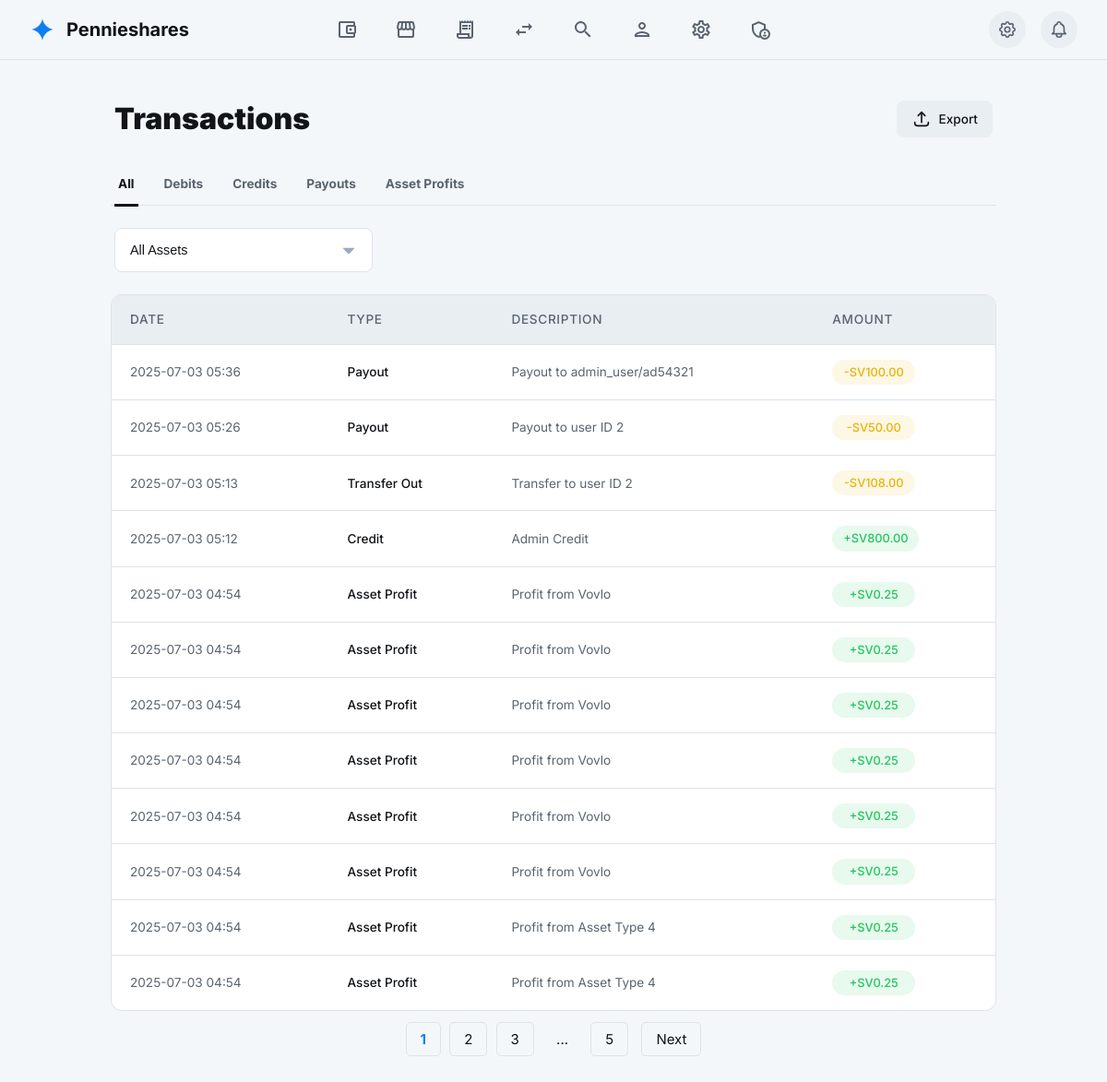
Page /transactions (signed in) on the earlier database version.
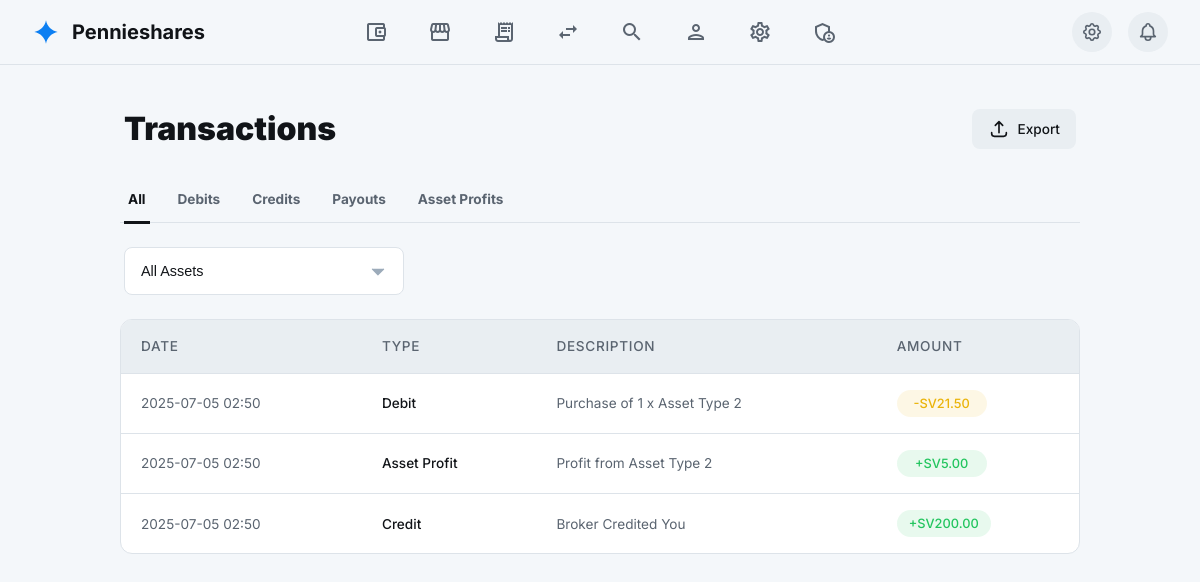
Same page on the later database version.
### tables this page shows
CREATE TABLE wallet_transactions (
        id INTEGER PRIMARY KEY AUTOINCREMENT,
        user_id INTEGER NOT NULL,
        type TEXT NOT NULL, -- e.g., 'credit', 'debit', 'transfer_in', 'transfer_out', 'asset_profit'
        amount DECIMAL(10, 2) NOT NULL,
        description TEXT,
        created_at DATETIME DEFAULT CURRENT_TIMESTAMP,
        FOREIGN KEY(user_id) REFERENCES users(id) ON DELETE CASCADE
    );

### config/database.php (called while the page is built, shortened)
<?php
$db_file = __DIR__ . '/../database/mydatabase.sqlite';
try {
    $pdo = new PDO("sqlite:" . $db_file);
    $pdo->setAttribute(PDO::ATTR_ERRMODE, PDO::ERRMODE_EXCEPTION);
    $pdo->exec('PRAGMA foreign_keys = ON;');
    $pdo->exec("CREATE TABLE IF NOT EXISTS users (
        id INTEGER PRIMARY KEY AUTOINCREMENT,
        fullname TEXT NOT NULL,
        email TEXT NOT NULL UNIQUE,
        username TEXT NOT NULL UNIQUE,
        phone TEXT NOT NULL,
        referral TEXT NOT NULL,
        stage INTEGER DEFAULT 1,
        partner_code TEXT UNIQUE,
        password TEXT NOT NULL,
        reset_token TEXT,
        reset_expires DATETIME,
        created_at DATETIME DEFAULT CURRENT_TIMESTAMP,
        status INTEGER DEFAULT 1 NOT NULL
    )");
    $pdo->exec("CREATE TABLE IF NOT EXISTS payment_proofs (
        id INTEGER PRIMARY KEY AUTOINCREMENT,
        user_id INTEGER NOT NULL UNIQUE,
        file_path TEXT NOT NULL,
        uploaded_at DATETIME DEFAULT CURRENT_TIMESTAMP NOT NULL,
        status INTEGER DEFAULT 1,
        FOREIGN KEY(user_id) REFERENCES users(id) ON DELETE CASCADE
    )");
    $pdo->exec("CREATE TABLE IF NOT EXISTS asset_types (
        id INTEGER PRIMARY KEY AUTOINCREMENT,
        name TEXT UNIQUE NOT NULL,
        price DECIMAL(10, 2) NOT NULL,
        payout_cap DECIMAL(10, 2) NOT NULL,
        duration_months INTEGER NOT NULL,
        reservation_fund_contribution DECIMAL(10, 2) NOT NULL,
        image_link TEXT,
        category TEXT
    );");
    $pdo->exec("CREATE TABLE IF NOT EXISTS assets (
        id INTEGER PRIMARY KEY AUTOINCREMENT,
        user_id INTEGER NOT NULL,
        asset_type_id INTEGER NOT NULL,
        parent_id INTEGER,
        generation INTEGER DEFAULT 1,
        children_count INTEGER DEFAULT 0,
        total_generational_received DECIMAL(10, 2) DEFAULT 0.00,
        total_shared_received DECIMAL(10, 2) DEFAULT 0.00,
        is_completed INTEGER DEFAULT 0,
        is_manually_expired INTEGER DEFAULT 0,
        created_at TEXT NOT NULL,
        expires_at TEXT,
        completed_at TEXT,
        FOREIGN KEY(user_id) REFERENCES users(id),
        FOREIGN KEY(asset_type_id) REFERENCES asset_types(id),
        FOREIGN KEY(parent_id) REFERENCES assets(id) ON DELETE SET NULL
    );");
    $pdo->exec("CREATE INDEX IF NOT EXISTS idx_assets_active_for_parenting ON assets (is_completed, is_manually_expired, children_count, created_at, id) WHERE is_completed = 0 AND is_manually_expired = 0 AND children_count < 3;");
    $pdo->exec("CREATE TABLE IF NOT EXISTS payouts (
        id INTEGER PRIMARY KEY AUTOINCREMENT,
        receiving_asset_id INTEGER,
        triggering_asset_id INTEGER NOT NULL,
        company_fund_type TEXT,
        amount DECIMAL(10, 2) NOT NULL,
        payout_type TEXT NOT NULL,
        created_at TEXT NOT NULL,
        FOREIGN KEY(receiving_asset_id) REFERENCES assets(id),
        FOREIGN KEY(triggering_asset_id) REFERENCES assets(id)
    );");
    $pdo->exec("CREATE TABLE IF NOT EXISTS company_funds (
        id INTEGER PRIMARY KEY CHECK (id = 1),
        total_company_profit DECIMAL(10, 2) DEFAULT 0.00,
        total_reservation_fund DECIMAL(10, 2) DEFAULT 0.00,
        total_generational_pot DECIMAL(10, 2) DEFAULT 0.00,
        total_shared_pot DECIMAL(10, 2) DEFAULT 0.00,
        last_updated TEXT
    );");
    $pdo->exec("CREATE TABLE IF NOT EXISTS wallet_transactions (
        id INTEGER PRIMARY KEY AUTOINCREMENT,
        user_id INTEGER NOT NULL,
        type TEXT NOT NULL, -- e.g., 'credit', 'debit', 'transfer_in', 'transfer_out', 'asset_profit'
        amount DECIMAL(10, 2) NOT NULL,
        description TEXT,
        created_at DATETIME DEFAULT CURRENT_TIMESTAMP,
        FOREIGN KEY(user_id) REFERENCES users(id) ON DELETE CASCADE
    )");
    $pdo->exec("INSERT OR IGNORE INTO company_funds (id, total_company_profit, total_reservation_fund, last_updated) VALUES (1, 0.00, 0.00, datetime('now'))");
    $stmt = $pdo->query("SELECT COUNT(*) FROM asset_types");
} catch (PDOException $e) {
    die("Database connection failed: " . $e->getMessage());
}
?>

### src/functions.php (called while the page is built, shortened)
<?php
require_once __DIR__ . '/../config/database.php';
function getPaginatedWalletTransactions($pdo, $userId, $limit, $offset, $type = null) {
    $sql = "SELECT * FROM wallet_transactions WHERE user_id = ?";
    $params = [$userId];
    $sql .= " ORDER BY created_at DESC LIMIT ? OFFSET ?";
    $params[] = $limit;
    $params[] = $offset;
    $stmt = $pdo->prepare($sql);
    $stmt->execute($params);
    return $stmt->fetchAll(PDO::FETCH_ASSOC);
}
?>

### pages/transactions.php (the view, shortened to what the rows shown need)
<?php
require_once __DIR__ . '/../src/functions.php';
$loggedInUser = $_SESSION['user'];
$loggedInUserId = $loggedInUser['id'];
$transactions_per_page = 12;
$current_page = isset($_GET['page']) && is_numeric($_GET['page']) ? (int)$_GET['page'] : 1;
$offset = ($current_page - 1) * $transactions_per_page;
$filter_type = isset($_GET['type']) ? $_GET['type'] : 'all';
$transactions = getPaginatedWalletTransactions($pdo, $loggedInUserId, $transactions_per_page, $offset, $filter_type);
require_once __DIR__ . '/../assets/template/intro-template.php';
?>
<main>
    <div class="container">
        <div class="page-header">
            <h1 class="page-title">Transactions</h1>
        </div>
        <div class="table-container">
            <table class="history-table">
                <thead>
                    <tr>
                        <th>Date</th>
                        <th>Type</th>
                        <th>Description</th>
                        <th>Amount</th>
                    </tr>
                </thead>
                <tbody id="history-table-body">
                    <?php foreach ($transactions as $transaction): ?>
                        <tr data-type="<?php echo htmlspecialchars($transaction['type']); ?>">
                            <td><?php echo htmlspecialchars(date('Y-m-d H:i', strtotime($transaction['created_at']))); ?></td>
                            <td class="text-main"><?php echo htmlspecialchars(ucwords(str_replace(['_', 'transfer_in', 'transfer_out'], [' ', 'credit', 'payout'], $transaction['type']))); ?></td>
                            <td><?php echo htmlspecialchars($transaction['description']); ?></td>
                            <td>
                                <span class="status-badge <?php echo htmlspecialchars($transaction['type']); ?>">
                                    <?php echo ($transaction['type'] === 'debit' || $transaction['type'] === 'transfer_out' || $transaction['type'] === 'payout') ? '-' : '+'; ?>SV<?php echo number_format(abs($transaction['amount']), 2); ?>
                                </span>
                            </td>
                        </tr>
                    <?php endforeach; ?>
                </tbody>
            </table>
        </div>
    </div>
</main>
<?php
require_once __DIR__ . '/../assets/template/end-template.php';
?>

Differences in the rows shown:
removed wallet_transactions: created_at "2025-07-03 05:36", type "Payout", description "Payout to admin_user/ad54321", amount "100.00"
removed wallet_transactions: created_at "2025-07-03 05:26", type "Payout", description "Payout to user ID 2", amount "50.00"
removed wallet_transactions: created_at "2025-07-03 05:13", type "Transfer Out", description "Transfer to user ID 2", amount "108.00"
removed wallet_transactions: created_at "2025-07-03 05:12", type "Credit", description "Admin Credit", amount "800.00"
removed wallet_transactions: created_at "2025-07-03 04:54", type "Asset Profit", description "Profit from Vovlo", amount "0.25"
removed wallet_transactions: created_at "2025-07-03 04:54", type "Asset Profit", description "Profit from Vovlo", amount "0.25"
removed wallet_transactions: created_at "2025-07-03 04:54", type "Asset Profit", description "Profit from Vovlo", amount "0.25"
removed wallet_transactions: created_at "2025-07-03 04:54", type "Asset Profit", description "Profit from Vovlo", amount "0.25"
removed wallet_transactions: created_at "2025-07-03 04:54", type "Asset Profit", description "Profit from Vovlo", amount "0.25"
removed wallet_transactions: created_at "2025-07-03 04:54", type "Asset Profit", description "Profit from Vovlo", amount "0.25"
removed wallet_transactions: created_at "2025-07-03 04:54", type "Asset Profit", description "Profit from Asset Type 4", amount "0.25"
removed wallet_transactions: created_at "2025-07-03 04:54", type "Asset Profit", description "Profit from Asset Type 4", amount "0.25"
added wallet_transactions: created_at "2025-07-05 02:50", type "Debit", description "Purchase of 1 x Asset Type 2", amount "21.50"
added wallet_transactions: created_at "2025-07-05 02:50", type "Asset Profit", description "Profit from Asset Type 2", amount "5.00"
added wallet_transactions: created_at "2025-07-05 02:50", type "Credit", description "Broker Credited You", amount "200.00"
Other differences:
$total_pages: "5" → (not shown)
list line gone: "1"
list line gone: "2"
list line gone: "3"
text no longer shown: "... Next"
